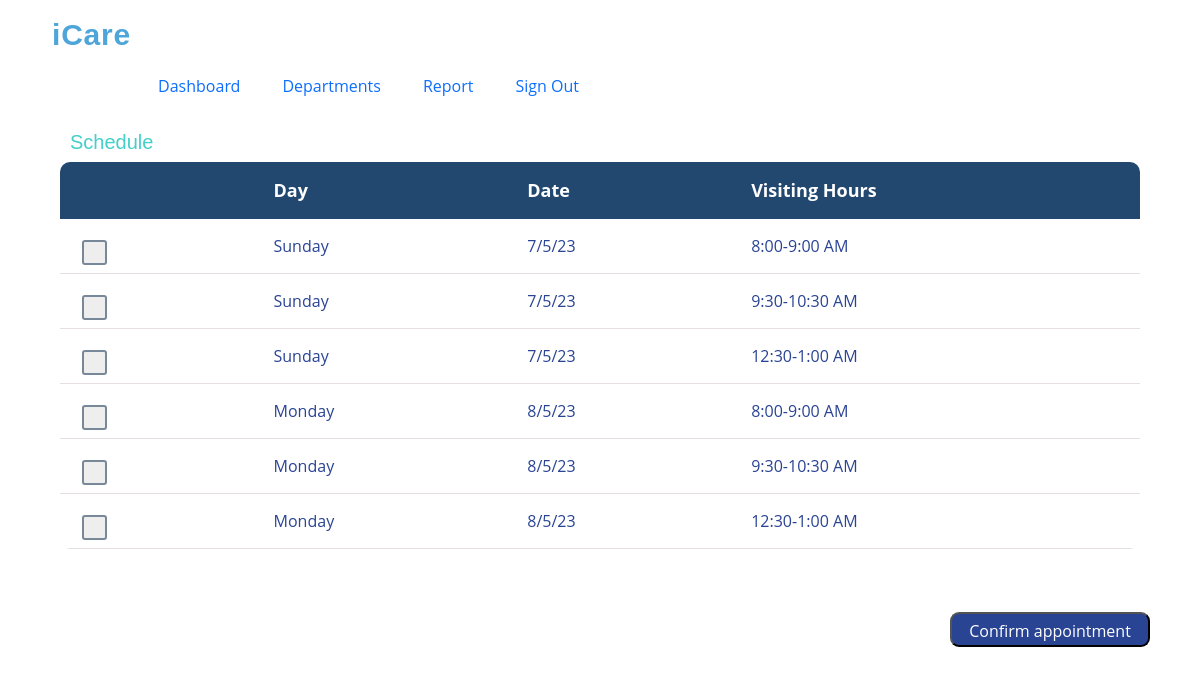
Page /schedule.php on the committed database.
### tables this page shows
CREATE TABLE `doctor_schedule` (
  `day` varchar(9) NOT NULL,
  `date` varchar(9) NOT NULL,
  `time` varchar(15) NOT NULL
);

### schedule.php (the view, shortened to what this page needs)
<?php
$contact=$_POST['user_phone'];
$dept_name=$_POST['department'];
$doc_phone=$_POST['doc_phone'];
$link = mysqli_connect("localhost", "root", "", "hospital");
$res = mysqli_query($link, "SELECT * FROM doctor_details WHERE doc_phone = '$doc_phone'");
$row = mysqli_fetch_assoc($res);
    $doc_name = $row['doc_name'];
    $link = mysqli_connect("localhost", "root", "", "hospital");
$res = mysqli_query($link, "SELECT * FROM patient_details WHERE pat_phone = trim('$contact')");
    $row = mysqli_fetch_assoc($res);
    $pat_name = $row['pat_name'];
?>
<!DOCTYPE html>
<html lang="en">
<head>
    <link href="assets/css/schedule.css" rel="stylesheet">
    <link href="https://cdn.jsdelivr.net/npm/bootstrap@5.0.2/dist/css/bootstrap.min.css" rel="stylesheet">
    <link rel="stylesheet" href="assets/css/style.css" />
</head>
<body>
<form method="post">
    <header id="header" class="fixed-top">
        <div class="container">
            <h1 class="logo me-auto"><a href="index.html">iCare</a></h1>
          <nav id="navbar" class="navbar navbar-light">
            <ul>
            <li><a class="nav-link scrollto active" href="index.php?user_phone=<?php echo trim($_SESSION['user_phone']); ?>">Dashboard</a></li>
            <li><a class="nav-link scrollto" href="department.php?user_phone=<?php echo $_SESSION['user_phone']; ?>">Departments</a></li>
              <li><a class="nav-link scrollto" href="reportlist.html">Report</a></li>
              <li><a class="nav-link scrollto" href="#login.html">Sign Out</a></li>
            </ul>
          </nav>
        </div>
      </header>
    <br> <br> <br><br> <br>
        <h1 class="t">Schedule</h1>
        <table class="contents">
            <thead>
                <tr>
                    <th></th>
                    <th>Day</th>
                    <th>Date</th>
                    <th>Visiting Hours</th>
                </tr>
            </thead>
            <tbody>
            <?php
$link = mysqli_connect("localhost", "root", "", "hospital");
$res = mysqli_query($link, "SELECT * FROM doctor_schedule");
while ($row = mysqli_fetch_assoc($res)) {
    $date= $row['date'];
    $time=$row['time'];
    $day=$row['day'];
    $schedule_id = $row['date'] . ',' . $row['time'].',' . $row['day'].','.$contact.','.$doc_phone.','.$dept_name.','.$doc_name.','.$pat_name;
    $res1 = mysqli_query($link, "SELECT * FROM appointment_details WHERE app_date='$date' AND app_time='$time' AND app_day='$day' AND app_doc_phone='$doc_phone'");
$count = mysqli_num_rows($res1);
    if($count==1){
    }
    else{
    echo "<tr>
        <td>
            <label class='ch'>
                <input type='checkbox' name='schedule[]' value='".$schedule_id."'>
                <span class='checkmark'></span>
            </label>
        </td>
        <td>".$row['day']."</td>
        <td>".$row['date']."</td>
        <td>".$row['time']."</td>
    </tr>";
    }
}
?>
    <button type="submit" name="submit" class="app">Confirm appointment</button>
</form>
</body>
</html>

### assets/css/schedule.css (style rules this page uses)
.ch { display: block; position: relative; padding-left: 35px; margin-bottom: 12px; border-radius: 40px; cursor: pointer; font-size: 22px; -webkit-user-select: none; -moz-user-select: none; -ms-user-select: none; user-select: none; }
.checkmark { position: absolute; top: 0; left: 0; height: 25px; width: 25px; border-radius: 3px; background-color: #eee; border: 2px solid lightslategray; }
.checkmark:after { content: ""; position: absolute; display: none; }
.ch .checkmark:after { left: 7px; top: 1px; width: 7px; height: 15px; border: solid white; border-width: 0 3px 3px 0; -webkit-transform: rotate(45deg); -ms-transform: rotate(45deg); transform: rotate(45deg); }
.t { margin-top: 10px; margin-left: 70px; color: #44CFCB; font-size: 20px; }
.contents { margin:auto; width: 90%; min-height: 70%; border-collapse: collapse; min-width: 500px; border-radius: 10px ; overflow: hidden; color: #2A4494; }
.contents thead tr { font-size: 18px; background-color: #224870; color: white; text-align: left; }
.contents th, .contents td { padding: 15px 22px; }
.contents tbody tr { border-bottom: 1px solid rgb(230, 223, 223) ; }
.app { border-radius: 9px; height: 35px; width: 200px; position:absolute; margin-left: 950px; margin-top: 450px; background-color: #2A4494; color: white; padding: 5px; text-align: center; }

### assets/css/style.css (style rules this page uses)
body { font-family: "Open Sans", sans-serif; }
a { text-decoration: none; }
h1, h2, h3, h4, h5, h6 { font-family: "Raleway", sans-serif; }
#header { background: #fff; }
#header .logo { font-size: 30px; padding-left: 10px; padding-top: 20px; line-height: 1; font-weight: 700; letter-spacing: 0.8px; font-family: "Poppins", sans-serif; }
#header .logo a { color: #4EA5D9; text-decoration: none; }
.navbar ul { margin: 0; padding-left: 100px; display: flex; list-style: none; align-items: center; }
.navbar li { position: relative; padding-right: 10px; }

### rows in the picture
doctor_schedule: day "Sunday", date "7/5/23", time "8:00-9:00 AM"
doctor_schedule: day "Sunday", date "7/5/23", time "9:30-10:30 AM"
doctor_schedule: day "Sunday", date "7/5/23", time "12:30-1:00 AM"
doctor_schedule: day "Monday", date "8/5/23", time "8:00-9:00 AM"
doctor_schedule: day "Monday", date "8/5/23", time "9:30-10:30 AM"
doctor_schedule: day "Monday", date "8/5/23", time "12:30-1:00 AM"
